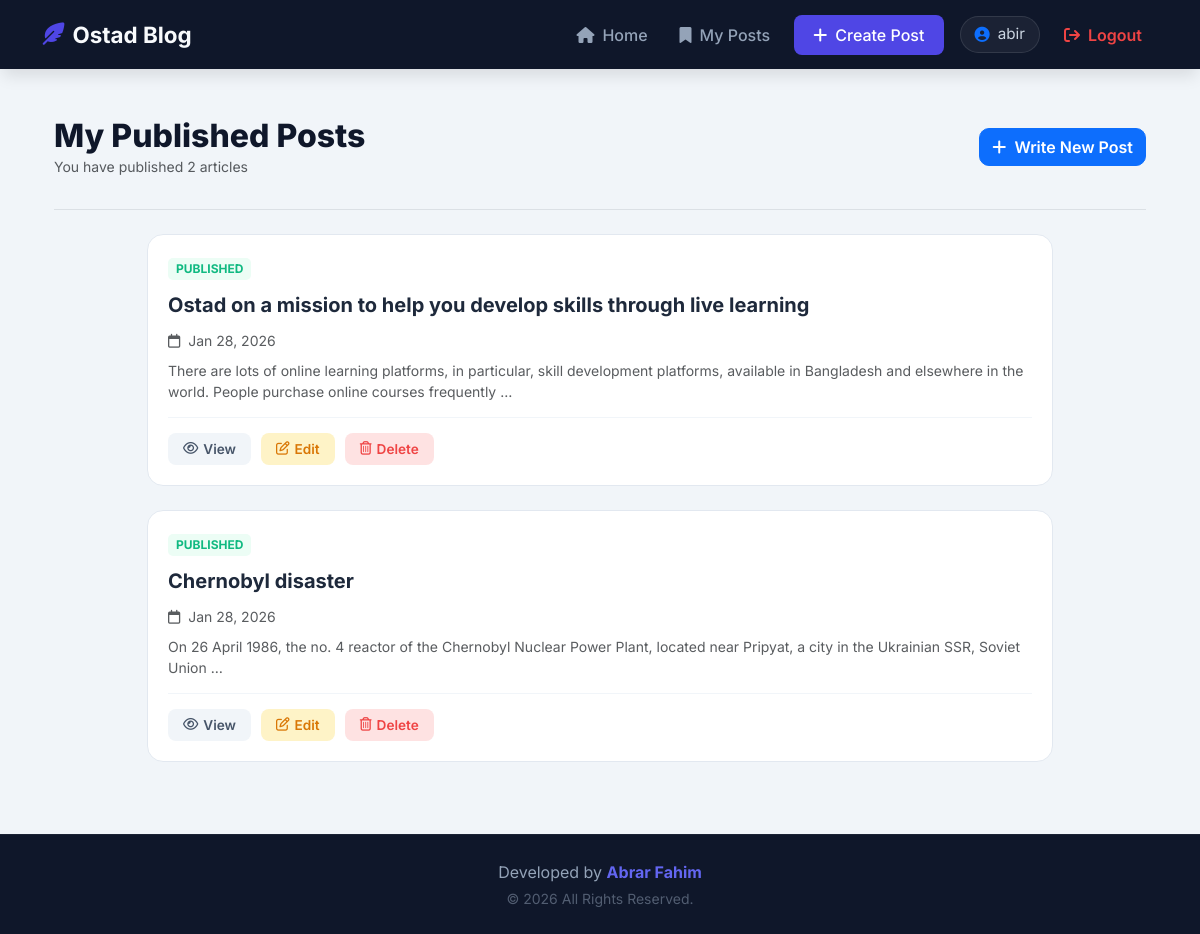
Before: /my-posts/ (signed in) with the older database file.
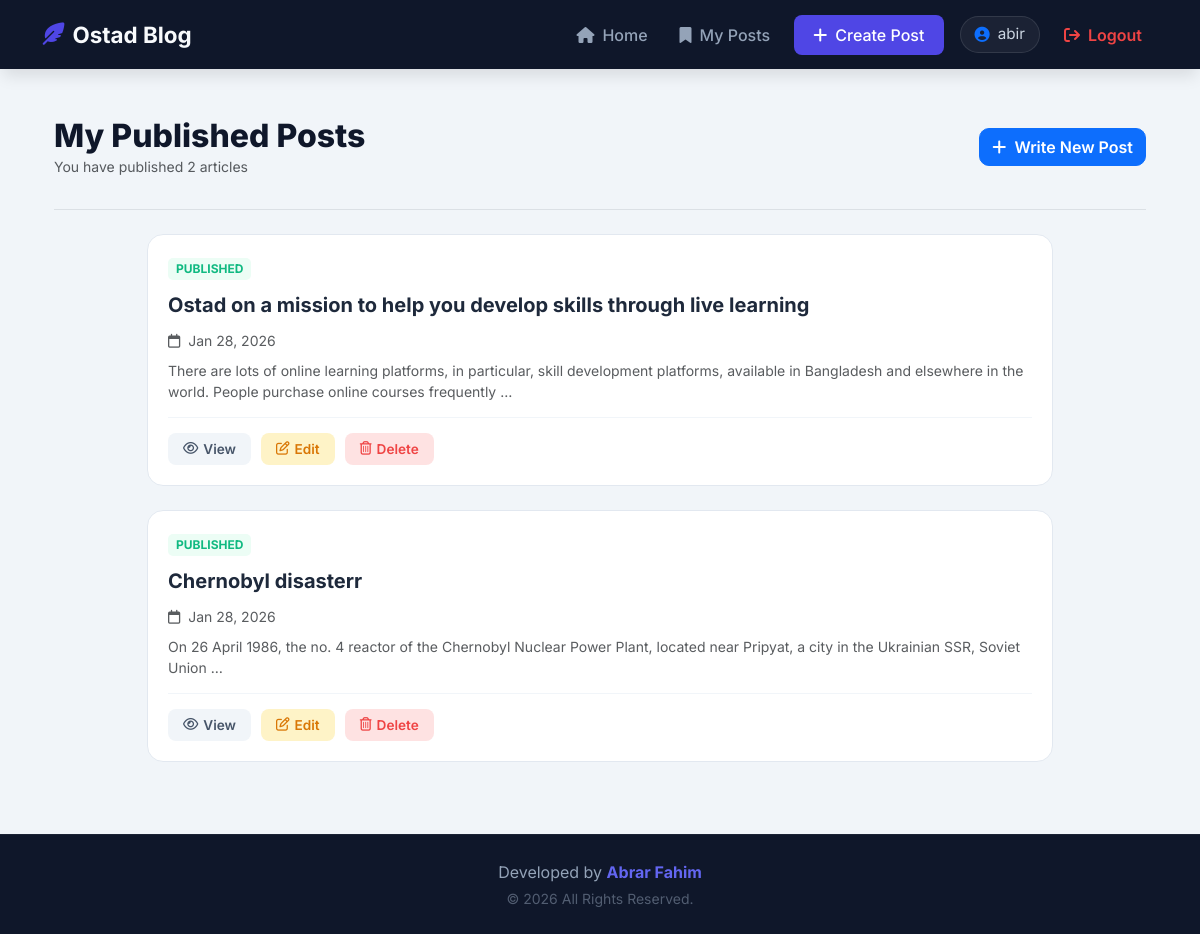
After: the same page with the newer database file.
### posts/models.py (models this page shows, shortened)
class Post(models.Model):
    title = models.CharField(max_length=200) # Blog er title
    content = models.TextField()             # Blog er bhetorer lekha
    author = models.ForeignKey(User, on_delete=models.CASCADE) # User delete hole post o delete hobe
    created_at = models.DateTimeField(auto_now_add=True)       # Automatic date nibe
    updated_at = models.DateTimeField(auto_now=True)

### posts/views.py (the view)
# urls.py: path('my-posts/', views.my_posts, name='my_posts'),
@login_required
def my_posts(request):
    user_posts = Post.objects.filter(author=request.user).order_by('-created_at')
    return render(request, 'posts/my_posts.html', {'posts': user_posts})

### templates/posts/my_posts.html (shortened to what this page needs)
{% extends 'base.html' %}
{% block content %}
<link rel="stylesheet" href="https://cdnjs.cloudflare.com/ajax/libs/animate.css/4.1.1/animate.min.css"/>
<div class="container animate__animated animate__fadeIn">
    <div class="dashboard-header">
        <div>
            <h2 class="dashboard-title">My Published Posts</h2>
            <p class="text-muted small mb-0">You have published {{ posts|length }} articles</p>
        </div>
        <a href="{% url 'post_create' %}" class="btn btn-primary" style="border-radius: 10px; font-weight: 600;">
            <i class="fa-solid fa-plus me-1"></i> Write New Post
        </a>
    </div>
    <hr class="mb-4" style="opacity: 0.1;">
    <div class="row">
        <div class="col-lg-10 mx-auto">
            {% if posts %}
                {% for post in posts %}
                    <div class="manage-post-card animate__animated animate__fadeInUp" style="animation-delay: {{ forloop.counter0|add:1 }}00ms;">
                        <div class="d-flex justify-content-between align-items-start">
                            <div>
                                <span class="post-status">Published</span>
                                <a href="{% url 'post_detail' post.pk %}" class="manage-post-title d-block">
                                    {{ post.title }}
                                </a>
                                <span class="text-muted small">
                                    <i class="fa-regular fa-calendar me-1"></i> {{ post.created_at|date:"M d, Y" }}
                                </span>
                            </div>
                        </div>
                        <p class="text-muted small mt-2 mb-0">
                            {{ post.content|truncatewords:25 }}
                        </p>
                        <div class="action-group">
                            <a href="{% url 'post_detail' post.pk %}" class="btn-action btn-view">
                                <i class="fa-regular fa-eye"></i> View
                            </a>
                            <a href="{% url 'post_edit' post.pk %}" class="btn-action btn-edit">
                                <i class="fa-regular fa-pen-to-square"></i> Edit
                            </a>
                            <button type="button" class="btn-action btn-delete delete-btn" data-id="{{ post.pk }}">
                            <i class="fa-regular fa-trash-can"></i> Delete
                            </button>
                        </div>
                    </div>
                {% endfor %}
            {% endif %}
        </div>
    </div>
</div>
{% endblock %}

Changed rows visible on the page:
changed Post: title "Chernobyl disaster" → "Chernobyl disasterr"
